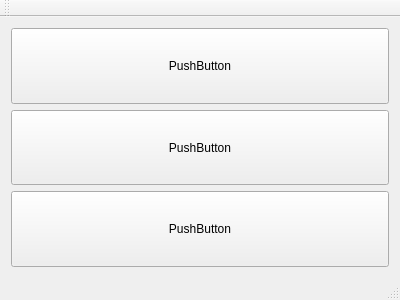
<?xml version="1.0" encoding="UTF-8"?>
<ui version="4.0">
 <class>MainWindow</class>
 <widget class="QMainWindow" name="MainWindow">
  <property name="geometry">
   <rect>
    <x>0</x>
    <y>0</y>
    <width>400</width>
    <height>300</height>
   </rect>
  </property>
  <property name="windowTitle">
   <string>MainWindow</string>
  </property>
  <widget class="QWidget" name="centralWidget">
   <layout class="QVBoxLayout" name="verticalLayout_2">
    <item>
     <widget class="QPushButton" name="pushButton_2">
      <property name="sizePolicy">
       <sizepolicy hsizetype="Minimum" vsizetype="Preferred">
        <horstretch>0</horstretch>
        <verstretch>0</verstretch>
       </sizepolicy>
      </property>
      <property name="text">
       <string>PushButton</string>
      </property>
     </widget>
    </item>
    <item>
     <widget class="QPushButton" name="pushButton">
      <property name="sizePolicy">
       <sizepolicy hsizetype="Minimum" vsizetype="Preferred">
        <horstretch>0</horstretch>
        <verstretch>0</verstretch>
       </sizepolicy>
      </property>
      <property name="text">
       <string>PushButton</string>
      </property>
     </widget>
    </item>
    <item>
     <widget class="QPushButton" name="pushButton_3">
      <property name="sizePolicy">
       <sizepolicy hsizetype="Minimum" vsizetype="Preferred">
        <horstretch>0</horstretch>
        <verstretch>0</verstretch>
       </sizepolicy>
      </property>
      <property name="text">
       <string>PushButton</string>
      </property>
     </widget>
    </item>
   </layout>
  </widget>
  <widget class="QMenuBar" name="menuBar">
   <property name="geometry">
    <rect>
     <x>0</x>
     <y>0</y>
     <width>400</width>
     <height>20</height>
    </rect>
   </property>
  </widget>
  <widget class="QToolBar" name="mainToolBar">
   <attribute name="toolBarArea">
    <enum>TopToolBarArea</enum>
   </attribute>
   <attribute name="toolBarBreak">
    <bool>false</bool>
   </attribute>
  </widget>
  <widget class="QStatusBar" name="statusBar"/>
 </widget>
 <layoutdefault spacing="6" margin="11"/>
 <resources/>
 <connections/>
</ui>
